Frame 1 (no input): blank canvas, image omitted
Frame 60 (the mouse pressed at the canvas centre just before this capture): blank canvas, image omitted
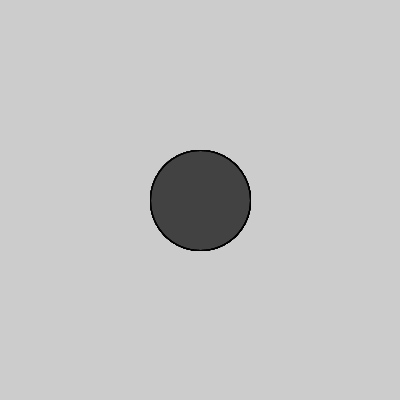
Frame 120 (the mouse held since frame 60 and released just before this capture)

The Processing sketch whose frames 1 and 60 were blank and that drew this single picture after the mouse press (run headless with seeded random() and noise(); from frame 60 on, the mouse is pressed at the canvas centre):

// Processing sketch: Circles
// ── Circles.pde
void setup(){
  size(400,400);
}

void draw(){
  face(mouseX, mouseY);
}

void face(int x, int y){
  
  ellipse(x, y, mouseX/2, mouseY/2);
  fill(mouseX/3, mouseY/5);
}
